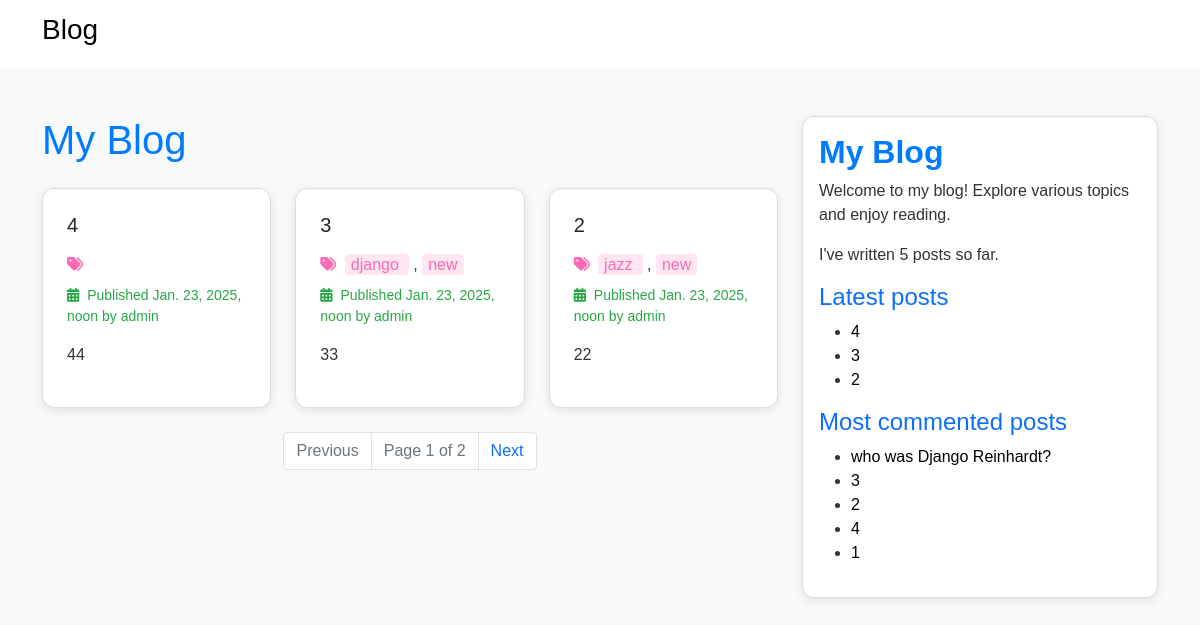
Screenshot of /blog/ with the database file from the repository.
### blog/models.py (models this page shows, shortened)
class Post(models.Model):
    class Status(models.TextChoices):
        DRAFT = 'DF','DRAFT'
        PUBLISHED = 'PB', 'PUBLISHED'
    title =models.CharField(max_length=250)
    slug =models.SlugField(max_length=250, unique_for_date='publish')
    body =models.TextField()
    publish = models.DateTimeField(default=timezone.now)
    created = models.DateTimeField(auto_now_add=True)
    updated = models.DateTimeField(auto_now=True)
    status = models.CharField(max_length=2 , choices=Status, default=Status.DRAFT)
    author = models.ForeignKey(settings.AUTH_USER_MODEL,on_delete=models.CASCADE, related_name='blog_posts')
    objects = models.Manager()
    published = PublishedManager()
    tags = TaggableManager()
    class Meta:
        ordering = ['-publish']
        indexes = [
            models.Index(fields=['-publish']),
        ]
    def get_absolute_url(self):
        return reverse('blog:post_detail',args=[self.publish.year,self.publish.month,self.publish.day,self.slug])

### blog/views.py (the view)
# urls.py: path('', views.post_list, name='post_list'),
def post_list(request, tag_slug=None):
    post_list = Post.published.all()
    tag = None
    if tag_slug:
        tag = get_object_or_404(Tag,slug= tag_slug)
        post_list = post_list.filter(tags__in=[tag])
    paginator = Paginator(post_list, 3)
    page_number = request.GET.get('page', 1)
    try:
        posts = paginator.page(page_number)
    except PageNotAnInteger:
        posts = paginator.page(1)
    except EmptyPage:
        posts = paginator.page(paginator.num_pages)
    return render(request,'blog/post/list.html',{'posts': posts,'tag':tag})

### blog/models.py (called while the page is built)
    def get_queryset(self):
        return (
            super().get_queryset().filter(status=Post.Status.PUBLISHED)
        )

### blog/templatetags/blog_tags.py (called while the page is built)
@register.simple_tag
def total_posts():
    return Post.published.count()

@register.inclusion_tag('blog/post/latest_posts.html')
def show_latest_posts(count=5):
    latest_posts = Post.published.order_by('-publish')[:count]
    return {'latest_posts': latest_posts}

@register.simple_tag
def get_most_commented_posts(count=5):
    return Post.published.annotate(total_comments=Count('comments')).order_by('-total_comments')[:count]

@register.filter(name='markdown')
def markdown_format(text):
    return mark_safe(markdown.markdown(text))

### templates/blog/post/list.html (shortened to what this page needs)
{% extends "blog/base.html" %}
{% load blog_tags %}
{% block content %}
    <h1 class="mb-4 text-center text-md-start">My Blog</h1>
    <div class="row gy-4">
        {% for post in posts %}
            <div class="col-12 col-md-6 col-lg-4">
                <div class="card h-100">
                    <div class="card-body">
                        <h2 class="card-title h5 mb-3">
                            <a href="{{ post.get_absolute_url }}" class="text-decoration-none text-dark">
                                {{ post.title }}
                            </a>
                        </h2>
                        <p class="tags mb-2">
                            <i class="fas fa-tags me-1" style="color: #ff69b4;"></i>
                            {% for tag in post.tags.all %}
                                <a href="{% url 'blog:post_list_by_tag' tag.slug %}">
                                    {{ tag.name }}
                                </a>{% if not forloop.last %},{% endif %}
                            {% endfor %}
                        </p>
                        <p class="card-text text-muted small mb-2">
                            <i class="fas fa-calendar-alt me-1"></i> Published {{ post.publish }} by {{ post.author }}
                        </p>
                        <p class="card-text">
                            {{ post.body|markdown | truncatewords_html:30 }}
                        </p>
                    </div>
                </div>
            </div>
        {% empty %}
            <div class="col-12">
                <p class="text-muted text-center">No posts available yet.</p>
            </div>
        {% endfor %}
    </div>
    {% include "blog/pagination.html" with page=posts %}
{% endblock %}

### templates/blog/base.html (shortened to what this page needs)
{% load blog_tags %}
{% load static %}
<!DOCTYPE html>
<html lang="en">
<head>
    <link rel="stylesheet" href="https://cdnjs.cloudflare.com/ajax/libs/font-awesome/6.0.0-beta3/css/all.min.css">
    <link rel="stylesheet" href="{% static 'css/bootstrap.min.css' %}">
    <link href="{% static 'css/blog.css' %}" rel="stylesheet">
</head>
<body>
    {% include "blog/navbar.html" %}
    <div class="container py-4">
        <div class="row d-flex">
            <div class="col-12 col-md-4 order-md-1 mb-4">
                <div class="position-sticky">
                    <div class="card p-3">
                        <h2 class="fw-bold">My Blog</h2>
                        <p>Welcome to my blog! Explore various topics and enjoy reading.</p>
                        <p>I've written {% total_posts %} posts so far.</p>
                        <h4 class="text-primary">Latest posts</h4>
                        {% show_latest_posts 3 %}
                        <h4 class="text-primary">Most commented posts</h4>
                        {% get_most_commented_posts as most_commented_posts %}
                        <ul>
                            {% for post in most_commented_posts %}
                                <li>
                                    <a style="color: black;" href="{{ post.get_absolute_url }}">{{ post.title }}</a>
                                 </li>
                            {% endfor %}
                        </ul>
                    </div>
                </div>
            </div>
            <div class="col-12 col-md-8 order-md-0">
                {% block content %}{% endblock %}
            </div>
        </div>
    </div>
</body>
</html>

### templates/blog/post/latest_posts.html
<ul>
    {% for post in latest_posts %}
        <li>
            <a href="{{post.get_absolute_url}}" style="color: black;">{{post.title}}</a>
        </li>
    {% endfor %}
</ul>

### rows the page displays
Post: title "4", publish "Jan. 23, 2025, noon", author "admin", body "44"
Post: title "3", publish "Jan. 23, 2025, noon", author "admin", body "33"
Post: title "2", publish "Jan. 23, 2025, noon", author "admin", body "22"
Post: title "who was Django Reinhardt?"
Post: title "1"
Tag: name "django"
Tag: name "new"
Tag: name "jazz"

### other values shown
{{ page.number }} "1"
{{ page.paginator.num_pages }} "2"
